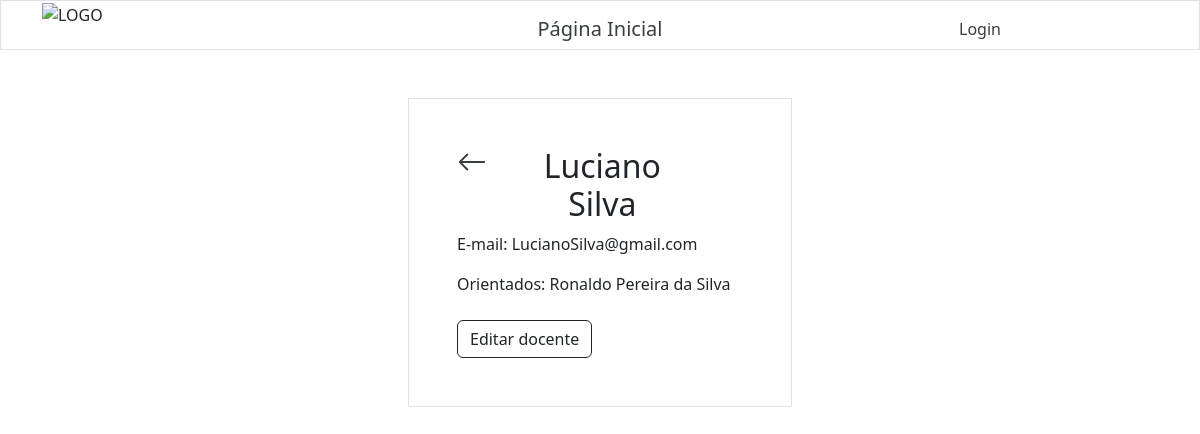
Before: /docentes/docenteInfo/4/ with the older database file.
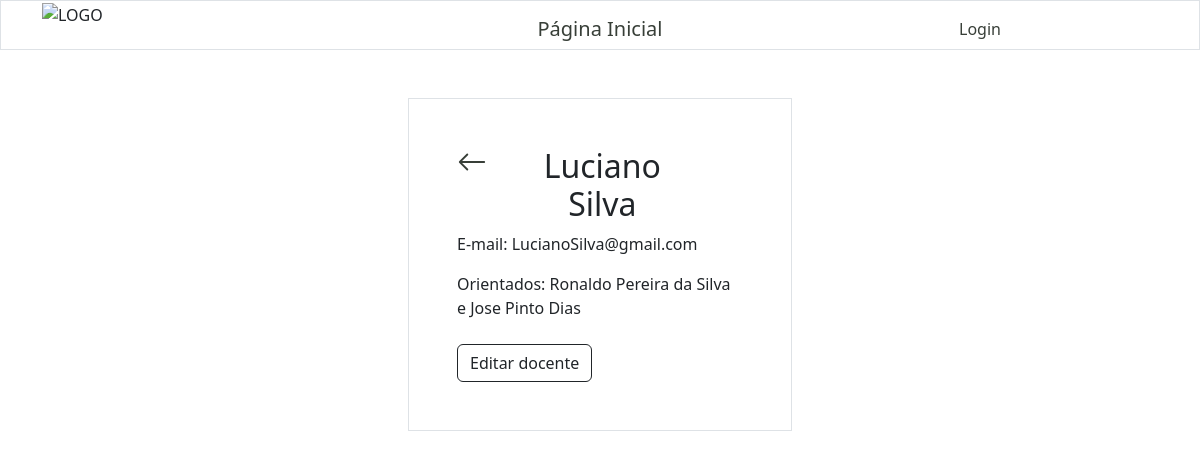
After: the same page with the newer database file.
### alunos/models.py (models this page shows)
class Aluno(models.Model):
    nome = models.CharField(max_length=255)
    sobrenome = models.CharField(max_length=255)
    curso = models.ForeignKey(Turma, on_delete=models.SET_NULL, null=True)
    orientadores = models.ManyToManyField('docentes.Docente', related_name='alunos_orientados')
    defesa = models.BooleanField(blank=True)
    data_defesa = models.DateField(null=True, blank=True)
    artigo = models.URLField(max_length=400, blank=True)
    bolsista = models.CharField(max_length=30)
    obs = models.TextField(max_length=255, blank=True)
    email = models.EmailField(max_length=255, null=True)
    matricula = models.CharField(max_length=20, null=True)
    def __str__(self):
        return f"{self.nome} {self.sobrenome}"

### docentes/views.py (the view)
# urls.py: path('docentes/docenteInfo/<int:id>/', views.docenteInfo, name='docenteInfo'),
def docenteInfo(request, id):
    docenteID = get_object_or_404(Docente, id=id)
    template = loader.get_template('docenteInfo.html')
    alunos_orientados = docenteID.alunos_orientados.all()
    context = {'docenteID': docenteID, 'alunos_orientados': alunos_orientados }
    return HttpResponse(template.render(context, request))

### docentes/templates/docenteInfo.html (shortened to what this page needs)
{% extends "master.html" %}
{% block content %}
    {% include "header.html" %}
    <div class="row">
        <div class="col"></div>
        <div class="col">
            <div class="container p-5 my-5 border">
                <div class="row">
                    <div class="col">
                        <a href="/docentes">
                            <svg xmlns="http://www.w3.org/2000/svg" width="30" height="30" fill="currentColor" class="bi bi-arrow-left" viewBox="0 0 16 16">
                                <path fill-rule="evenodd" d="M15 8a.5.5 0 0 0-.5-.5H2.707l3.147-3.146a.5.5 0 1 0-.708-.708l-4 4a.5.5 0 0 0 0 .708l4 4a.5.5 0 0 0 .708-.708L2.707 8.5H14.5A.5.5 0 0 0 15 8"/>
                            </svg>
                        </a>
                    </div>
                    <div class="col-8">
                        <h2 class="text-center">
                            {{ docenteID.nome }} {{ docenteID.sobrenome }}
                        </h2>
                    </div>
                    <div class="col"></div>
                </div>
                <p>E-mail: {{ docenteID.email }}</p>
                {%if alunos_orientados.count > 0 %}
                    <p>Orientados:
                        {% for orientados in alunos_orientados %}
                            {{orientados}} {% if forloop.counter == alunos_orientados|length|add:-1 %} e {% elif not forloop.last %}, {% endif %}
                        {% endfor %}
                    </p>
                {% else %}
                    <p> Orientados: Nenhum </p>
                {%endif%}
                <div class="container px-0 mt-4">
                    <a href="{% url 'editar_docente' docenteID.id %}">
                        <button type="button" class="btn btn-outline-dark">
                            Editar docente
                        </button>
                    </a>
                </div>
            </div>
        </div>
        <div class="col"></div>
    </div>
{% endblock %}

Changed rows visible on the page:
shown differently, row unchanged: Aluno "Ronaldo Pereira da Silva": now shows "e"
added Aluno: nome+sobrenome "Jose Pinto Dias"
